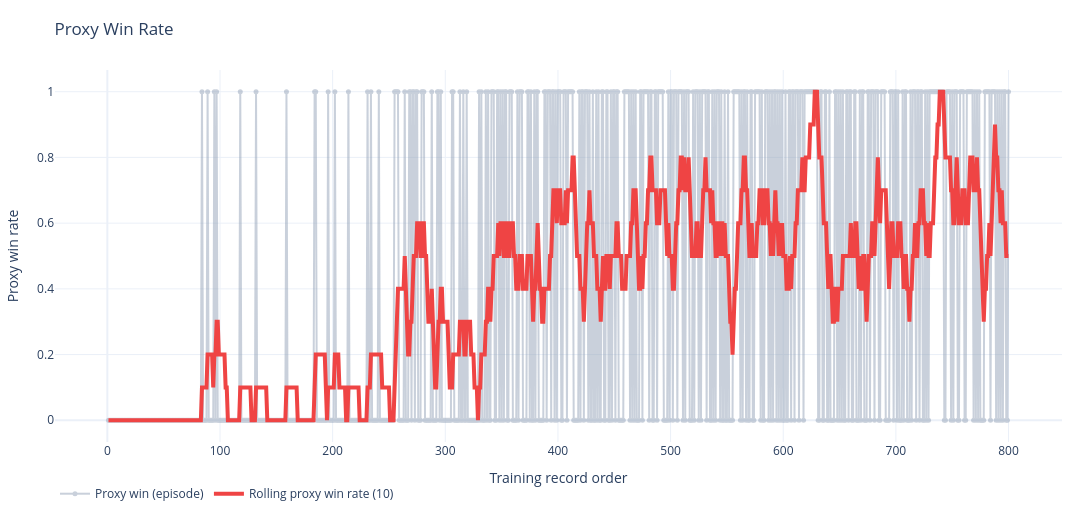

Here is the notebook cell this chart was saved with:
### Markdown cell above
## Plot Training Curves and Win Rate Trends

These six charts are intentionally separate so each one answers a single question. The x-axis is the record order in the log, which is the real timeline because episode labels reset when training is resumed.

### Code cell
x = summary_df["training_order"]
proxy_fig = go.Figure()
proxy_fig.add_trace(go.Scatter(x=x, y=summary_df["proxy_win"].astype(float), mode="lines+markers", name="Proxy win (episode)", line=dict(color="#94a3b8", width=2), marker=dict(size=5), opacity=0.5))
proxy_fig.add_trace(go.Scatter(x=x, y=summary_df["rolling_proxy_win_rate"], mode="lines", name=f"Rolling proxy win rate ({ROLLING_WINDOW})", line=dict(color="#ef4444", width=4)))
proxy_fig.update_layout(title="Proxy Win Rate", template="plotly_white", height=520, width=1200, margin=dict(l=40, r=30, t=70, b=40), legend=dict(orientation="h"))
proxy_fig.update_xaxes(title_text="Training record order")
proxy_fig.update_yaxes(title_text="Proxy win rate")
proxy_fig.show()

### Figure 1 — Plotly figure (JSON) as saved in the notebook; plotly's stock layout.template omitted (floating-point values rounded to 4 significant figures; data arrays with more than 128 entries replaced by an {"elided": "..."} marker saying what was removed)
{"data": [{"line": {"color": "#94a3b8", "width": 2}, "marker": {"size": 5}, "mode": "lines+markers", "name": "Proxy win (episode)", "opacity": 0.5, "type": "scatter", "x": {"elided": "800 int values"}, "y": {"elided": "800 float values"}}, {"line": {"color": "#ef4444", "width": 4}, "mode": "lines", "name": "Rolling proxy win rate (10)", "type": "scatter", "x": {"elided": "800 int values"}, "y": {"elided": "800 float values"}}], "layout": {"height": 520, "legend": {"orientation": "h"}, "margin": {"b": 40, "l": 40, "r": 30, "t": 70}, "title": {"text": "Proxy Win Rate"}, "width": 1200, "xaxis": {"title": {"text": "Training record order"}}, "yaxis": {"title": {"text": "Proxy win rate"}}}}
